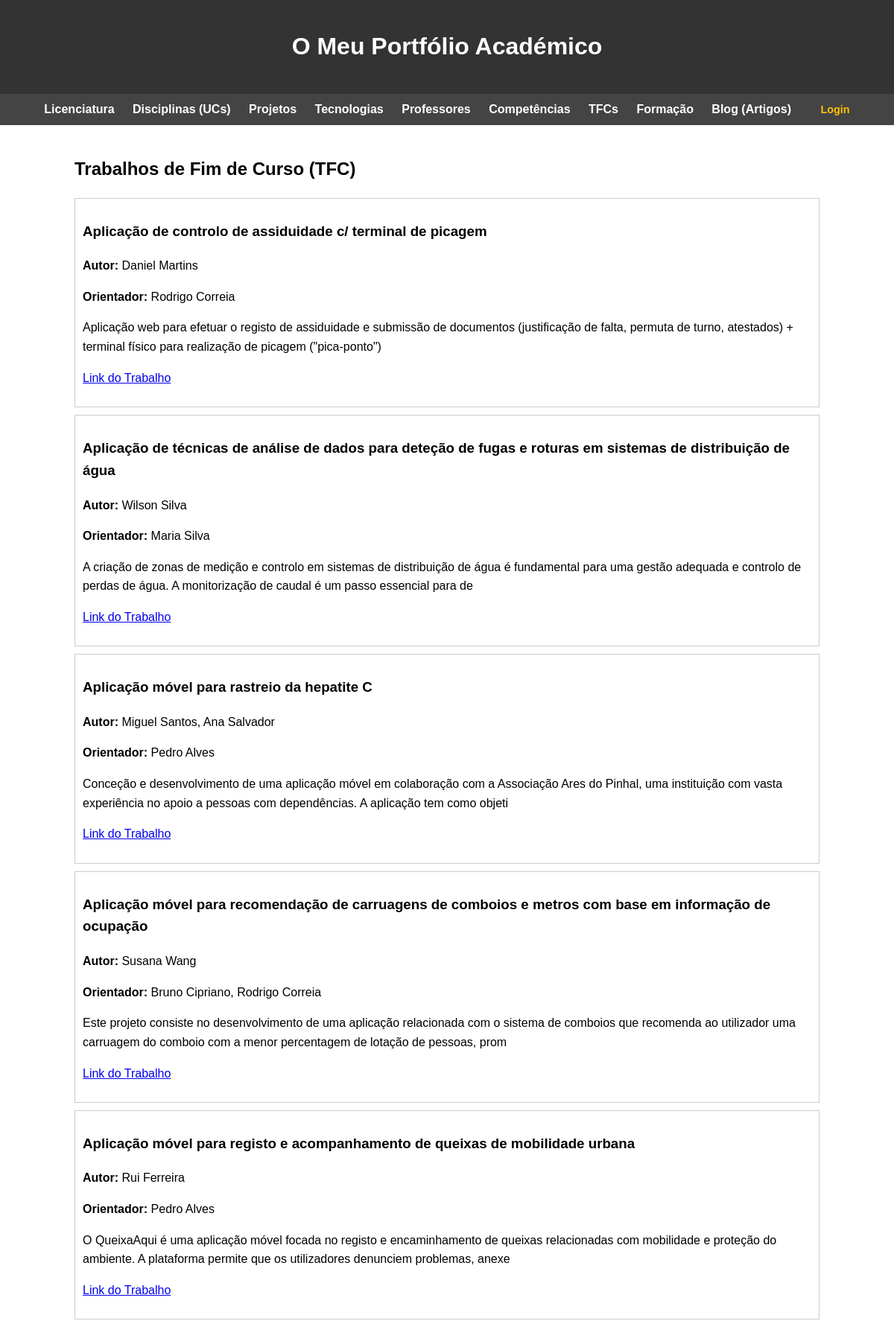
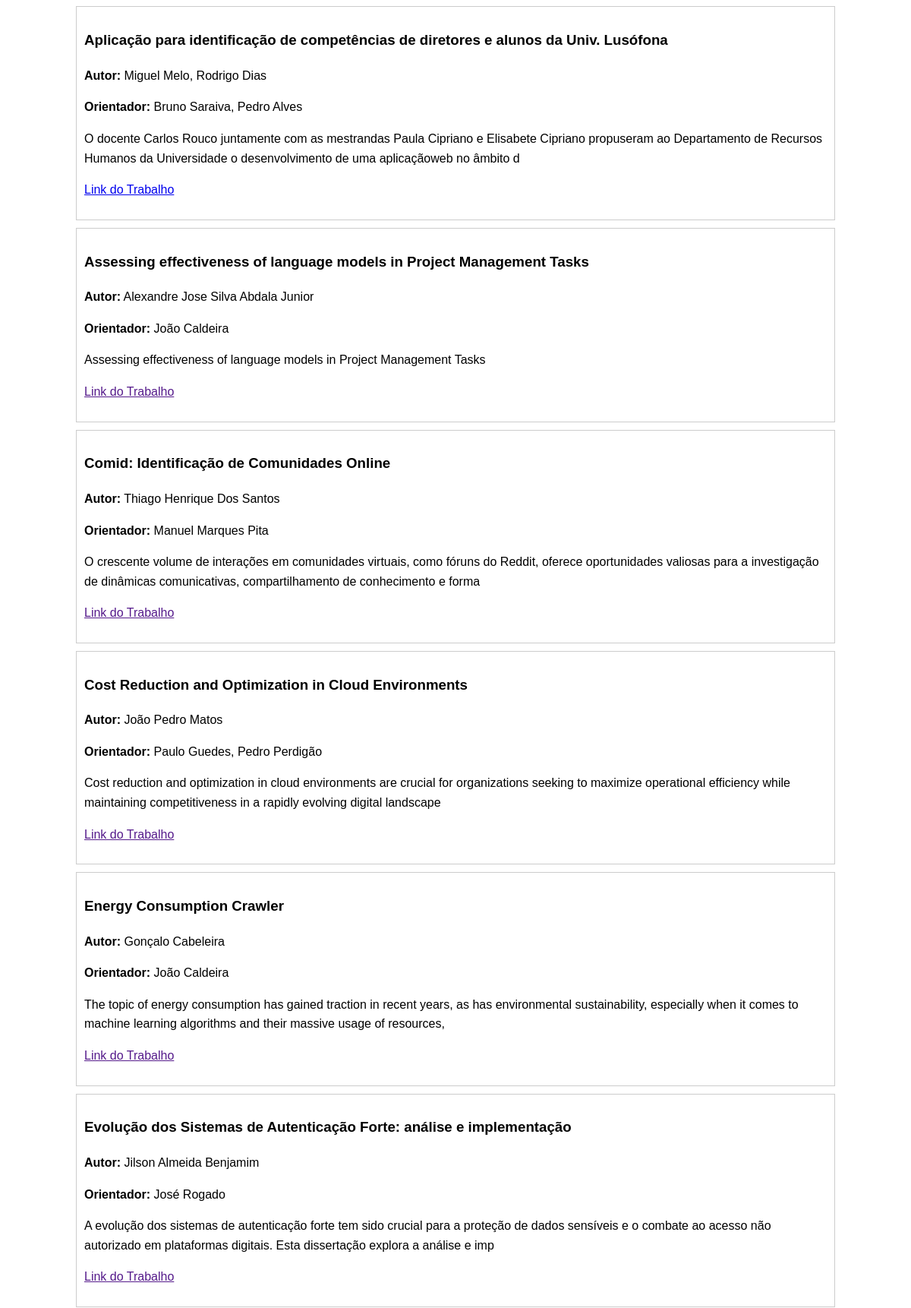
Screenshot of /portfolio/tfcs/ (upper part) with the database file from the repository (2 pictures, top to bottom).
### portfolio/models.py (models this page shows, shortened)
class TFC(models.Model):
    titulo = models.CharField(max_length=100)
    autor = models.CharField(max_length=100)
    orientador = models.ForeignKey(Professor, on_delete=models.CASCADE)
    licenciatura = models.ForeignKey(Licenciatura, on_delete=models.CASCADE)
    descricao = models.CharField(max_length=200)
    URL = models.URLField()
    imagem = models.ImageField(null=True, blank=True)
    tecnologia = models.ManyToManyField(Tecnologia, blank=True)
    area = models.ManyToManyField(Competencia, blank=True)
    destaque = models.BooleanField(default=False)

class Professor(models.Model):
    nome = models.CharField(max_length=100)
    email = models.CharField(max_length=100)
    Disciplina = models.ManyToManyField('UC', blank=True)
    URL = models.URLField()

### portfolio/views.py (the view)
# urls.py: path('tfcs/', views.tfcs_view, name='tfcs'),
def tfcs_view(request):
    return render(request, 'portfolio/tfcs.html', {
        'tfcs': TFC.objects.all()
    })

### portfolio/templates/portfolio/tfcs.html
{% extends "portfolio/base.html" %}
{% block content %}
<h2>Trabalhos de Fim de Curso (TFC)</h2>
<section>
    {% for tfc in tfcs %}
    <article style="border: 1px solid #ccc; padding: 10px; margin-bottom: 10px;">
        <h3>{{ tfc.titulo }}</h3>
        <p><strong>Autor:</strong> {{ tfc.autor }}</p>
        <p><strong>Orientador:</strong> {{ tfc.orientador.nome }}</p>
        <p>{{ tfc.descricao }}</p>
        <p><a href="{{ tfc.URL }}" target="_blank">Link do Trabalho</a></p>
    </article>
    {% endfor %}
</section>
{% endblock %}

### portfolio/templates/portfolio/base.html (style rules this page uses)
body { font-family: Arial, sans-serif; line-height: 1.6; margin: 0; padding: 0; display: flex; flex-direction: column; min-height: 100vh; }

### rows the page displays
TFC: titulo "Aplicação de controlo de assiduidade c/ terminal de picagem", autor "Daniel Martins", orientador.nome "Rodrigo Correia", descricao "Aplicação web para efetuar o registo de assiduidade e submissão de documentos (justificação de falta, permuta de turno, atestados) + terminal físico para realização de picagem (\"pica-ponto\")"
TFC: titulo "Aplicação de técnicas de análise de dados para deteção de fugas e roturas em sistemas de distribuição de água", autor "Wilson Silva", orientador.nome "Maria Silva", descricao "A criação de zonas de medição e controlo em sistemas de distribuição de água é fundamental para uma gestão adequada e controlo de perdas de água. A monitorização de caudal é um passo essencial para de"
TFC: titulo "Aplicação móvel para rastreio da hepatite C", autor "Miguel Santos, Ana Salvador", orientador.nome "Pedro Alves", descricao "Conceção e desenvolvimento de uma aplicação móvel em colaboração com a Associação Ares do Pinhal, uma instituição com vasta experiência no apoio a pessoas com dependências. A aplicação tem como objeti"
TFC: titulo "Aplicação móvel para recomendação de carruagens de comboios e metros com base em informação de ocupação", autor "Susana Wang", orientador.nome "Bruno Cipriano, Rodrigo Correia", descricao "Este projeto consiste no desenvolvimento de uma aplicação relacionada com o sistema de comboios que recomenda ao utilizador uma carruagem do comboio com a menor percentagem de lotação de pessoas, prom"
TFC: titulo "Aplicação móvel para registo e acompanhamento de queixas de mobilidade urbana", autor "Rui Ferreira", orientador.nome "Pedro Alves", descricao "O QueixaAqui é uma aplicação móvel focada no registo e encaminhamento de queixas relacionadas com mobilidade e proteção do ambiente. A plataforma permite que os utilizadores denunciem problemas, anexe"
TFC: titulo "Aplicação para identificação de competências de diretores e alunos da Univ. Lusófona", autor "Miguel Melo, Rodrigo Dias", orientador.nome "Bruno Saraiva, Pedro Alves", descricao "O docente Carlos Rouco juntamente com as mestrandas Paula Cipriano e Elisabete Cipriano propuseram ao Departamento de Recursos Humanos da Universidade o desenvolvimento de uma aplicaçãoweb no âmbito d"
TFC: titulo "Assessing effectiveness of language models in Project Management Tasks", autor "Alexandre Jose Silva Abdala Junior", orientador.nome "João Caldeira", descricao "Assessing effectiveness of language models in Project Management Tasks"
TFC: titulo "Comid: Identificação de Comunidades Online", autor "Thiago Henrique Dos Santos", orientador.nome "Manuel Marques Pita", descricao "O crescente volume de interações em comunidades virtuais, como fóruns do Reddit, oferece oportunidades valiosas para a investigação de dinâmicas comunicativas, compartilhamento de conhecimento e forma"
TFC: titulo "Cost Reduction and Optimization in Cloud Environments", autor "João Pedro Matos", orientador.nome "Paulo Guedes, Pedro Perdigão", descricao "Cost reduction and optimization in cloud environments are crucial for organizations seeking to maximize operational efficiency while maintaining competitiveness in a rapidly evolving digital landscape"
TFC: titulo "Energy Consumption Crawler", autor "Gonçalo Cabeleira", orientador.nome "João Caldeira", descricao "The topic of energy consumption has gained traction in recent years, as has environmental sustainability, especially when it comes to machine learning algorithms and their massive usage of resources,"
TFC: titulo "Evolução dos Sistemas de Autenticação Forte: análise e implementação", autor "Jilson Almeida Benjamim", orientador.nome "José Rogado", descricao "A evolução dos sistemas de autenticação forte tem sido crucial para a proteção de dados sensíveis e o combate ao acesso não autorizado em plataformas digitais. Esta dissertação explora a análise e imp"
